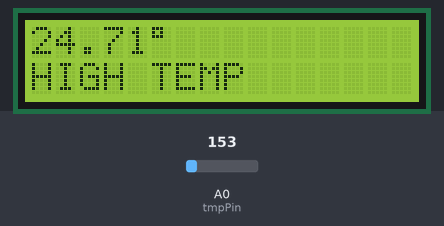
Bench run of a sketch on a simulated Arduino Uno, built with avr-gcc and run on an emulated ATmega328P. Shown: 16×2 character LCD. Inputs (shaded band) come from the test bench; at power-on: A0 (tmpPin) = 153. What the sketch prints to the serial monitor is not drawn.

Above: at 1.2 s.
1.3 s: A0 (tmpPin) set to 149
At 3.0 s:
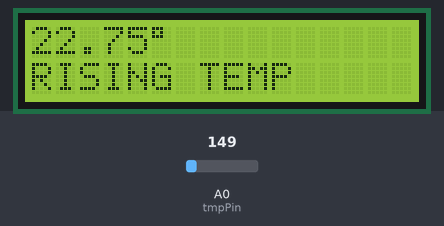
3.6 s: A0 (tmpPin) set to 133
At 4.7 s:
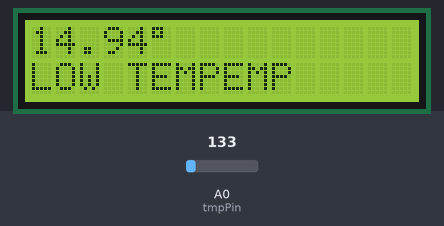
5.6 s: A0 (tmpPin) set to 115
At 7.3 s:
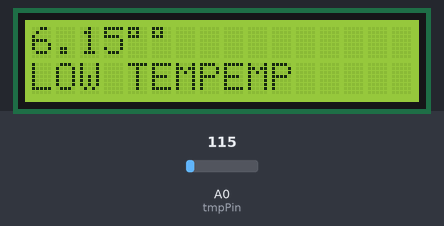
7.6 s: A0 (tmpPin) set to 165
At 9.0 s:
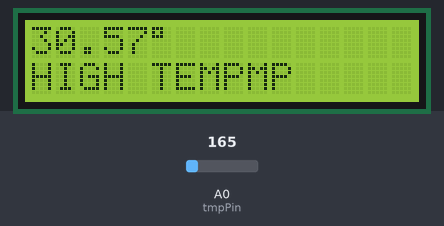
9.7 s: A0 (tmpPin) set to 114
At 10.5 s:
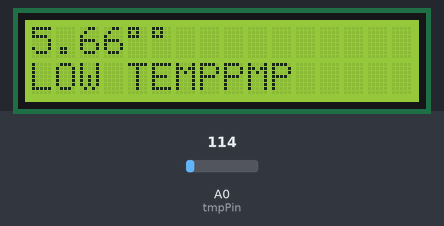
11.7 s: A0 (tmpPin) set to 133
At 13.3 s:
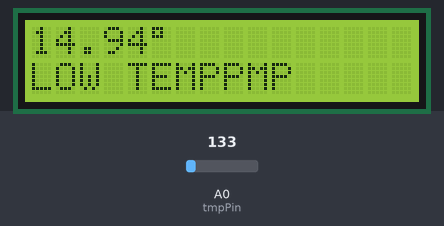
Timing chart, 0 to 14.7 s (numbered marks = the images above; inputs shaded):
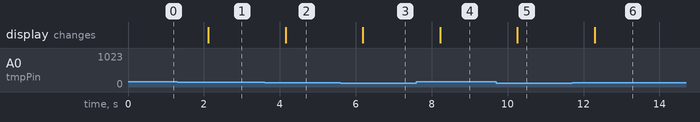

Measured:
- the behaviour switches between 150 and 149 on A0 (tmpPin) (found by bisection; images 0 and 1)
- the behaviour switches between 123 and 122 on A0 (tmpPin) (found by bisection; images 2 and 3)
- after the input at 1.3 s, the display: changes after 0.82 s (image 1)
- after the input at 3.6 s, the display: changes after 0.56 s (image 2)
- after the input at 5.6 s, the display: changes after 0.59 s (image 3)
- after the input at 7.6 s, the display: changes after 0.62 s (image 4)
- after the input at 9.7 s, the display: changes after 0.56 s (image 5)
- after the input at 11.7 s, the display: changes after 0.59 s (image 6)

The sketch:

ex11.ino
```cpp
/*
  Exercise 11: Output temperature to LCD-screen

  Using a TMP36 an analog output of a sensor is read, converted to a voltage and
  finally, converted to a temperature in degrees Celsius. This is printed to the LCD screen.

  By Amal Almis
  Created 08-01-2026

*/

int const tmpPin = A0;

#include <LiquidCrystal_I2C.h>

// Init screen
LiquidCrystal_I2C lcd(0x27, 16, 2);

void setup() {
  Serial.begin(9600);
  while (!Serial);
  Serial.println("Initial TMP36 temperature: ");
  pinMode(tmpPin, INPUT);

  lcd.init(); // Initialise the LCD
  lcd.backlight();
}

void loop() {
  int adcValue;
  float voltage;
  float temperatureC;
  float avgTempC = 0; // average temperature (10 measurements)

  // average temperature
  for (int i = 0; i<10; i++) {
    adcValue = analogRead(tmpPin);      // read analog value (between 0 and 1023)
    voltage = adcValue*(5.0/1024.0);    // convert to voltage
    temperatureC = (voltage-0.5)* 100.0; // tmp36 voltage offset (from data sheet)
    avgTempC += temperatureC/10.0;
  }
  // Print temperature value
  Serial.print(temperatureC, 1);  // 1 decimal place

  // Print degree symbol using UTF-8 (= 0xc2 0xb0)
  Serial.write(0xC2);
  Serial.write(0xB0);
  Serial.println("C");

  // LCD
  lcd.setCursor(0,0);
  lcd.print(avgTempC);
  lcd.print((char)223);
  lcd.setCursor(0,1);
  if (avgTempC >= 23){
    lcd.print("HIGH TEMP");
  }
  else if (avgTempC >= 22){
    lcd.print("RISING TEMP");
  }
  else{
    lcd.print("LOW TEMP");
  }
  delay(1000);
}
```
